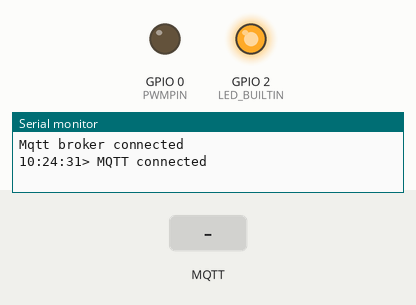
Bench run of a sketch on a simulated ESP8266 (NodeMCU). Shown: output pins drawn as LEDs (lit = HIGH, except the on-board LED, lit = LOW), the last lines printed to the serial monitor. The test bench sets the inputs (shaded band). WiFi joins after 1.5 s; servers stay silent unless stated; network time is answered at once with the bench clock; the local clock reads 2024-03-15 10:24:30 at power-on unless the sketch sets it; no MQTT or app messages arrive unless stated.

Above: at 2.7 s.
2.8 s: MQTT message "5" arrives on the first subscribed topic
At 3.6 s:
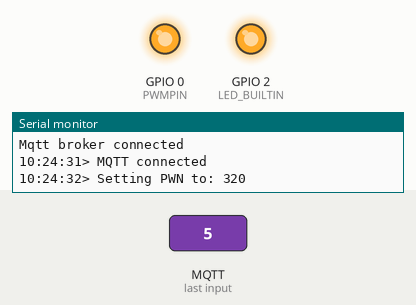
4.3 s: MQTT message "0" arrives on the first subscribed topic
At 4.8 s:
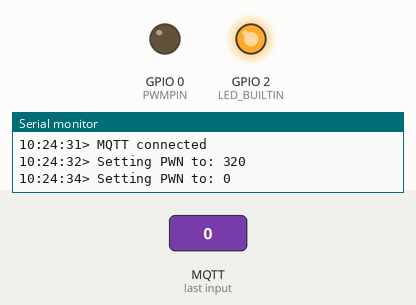
Timing chart, 0 to 7.3 s (numbered marks = the images above; inputs shaded):
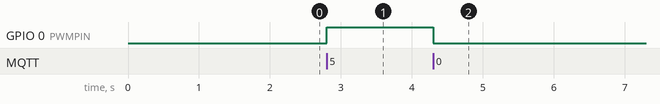

The sketch:

pwm_fan_control.ino
```cpp
#include <ESP8266WiFi.h>
#include <NTPClient.h>
#include <PubSubClient.h>
#include <WiFiUdp.h>

// Wifi Variables
const char* ssid = "";
const char* password = "";

// MQTT Broker
const char *mqtt_broker = "";
const char *topic = "extractor-fan/value";
const char *statustopic = "extractor-fan/status";
const char *mqtt_username = "";
const char *mqtt_password = "";
const int   mqtt_port = 1883;

// Pin 0 is called D3. (project fails when connected to D4 because pin is in unwanted state when booting)
#define PWMPIN 0

WiFiClient espClient;
PubSubClient client(espClient);

WiFiUDP ntpUDP;
NTPClient timeClient(ntpUDP, "0.nl.pool.ntp.org");

void setup() {
  // Set PWN pin properties
  Serial.begin(115200);
  pinMode(PWMPIN, OUTPUT);
  pinMode(LED_BUILTIN, OUTPUT);

  Serial.println();
  Serial.println();
  Serial.print("Connecting to ");
  Serial.println(ssid);

  // Set Wifi properties and connect
  WiFi.setAutoReconnect(true);
  WiFi.persistent(true);
  WiFi.hostname("extractor-fan");
  WiFi.begin(ssid, password);

  while (WiFi.status() != WL_CONNECTED) {
    delay(500);
    Serial.print(".");
  }
  Serial.println("");
  Serial.println("WiFi connected");

  // Print the IP address for debug purposes
  Serial.print("IP address: ");
  Serial.println(WiFi.localIP());

  // Start NTP client and set to
  timeClient.begin();
  timeClient.setTimeOffset(3600);

  client.setServer(mqtt_broker, mqtt_port);
  client.setCallback(callback);
  while (!client.connected()) {
      String client_id = "esp8266-client-";
      client_id += String(WiFi.macAddress());
      Serial.printf("The client %s connects to the mqtt broker\n", client_id.c_str());
      if (client.connect(client_id.c_str(), mqtt_username, mqtt_password)) {
          Serial.println("Mqtt broker connected");
      } else {
          Serial.print("failed with state ");
          Serial.print(client.state());
          delay(2000);
      }
  }
  // publish and subscribe
  statusUpdate("MQTT connected");
  client.subscribe(topic);
}

void statusUpdate(String statusmessage) {
  timeClient.update();
  String formattedTime = timeClient.getFormattedTime();
  statusmessage = formattedTime+"> "+statusmessage;
  char charBuf[statusmessage.length()+1];
  statusmessage.toCharArray(charBuf, statusmessage.length()+1);
  client.publish(statustopic, charBuf);
  Serial.println(statusmessage);
}

void callback(char *topic, byte *payload, unsigned int length) {
  // Convert payload output into string
  String output;
  for (int i = 0; i < length; i++) {
      output = output+(char) payload[i];
  }

  // PWM range seems to be between 0 and 256.
  // Multiplying input with 64 so 4 should be the maximum value.

  int pwmout = output.toInt() * 64;
  if (pwmout >= 0 && pwmout <= 2048) {
    statusUpdate("Setting PWN to: "+String(pwmout));
    analogWrite(PWMPIN,pwmout);
  }
  else
  {
    statusUpdate("Invalid PWN value received: "+String(pwmout));
  }
}

void loop() {
  client.loop();
}
```

Measured:
- after the input at 2.8 s, GPIO 0 (PWMPIN): LOW → HIGH at once
- after the input at 4.3 s, GPIO 0 (PWMPIN): HIGH → LOW at once
